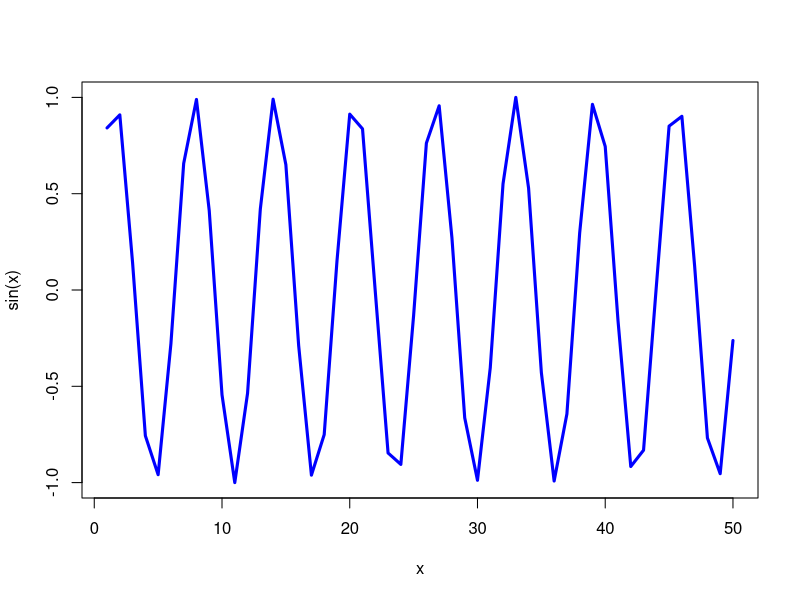

Generate this figure with R:
#' ---
#' title: "Class 4 Example"
#' author: "Serena Quezada (PID: A18556865)"
#' ---

x <-1:50
plot(x, sin(x), typ="l", lwd=3, col="blue")